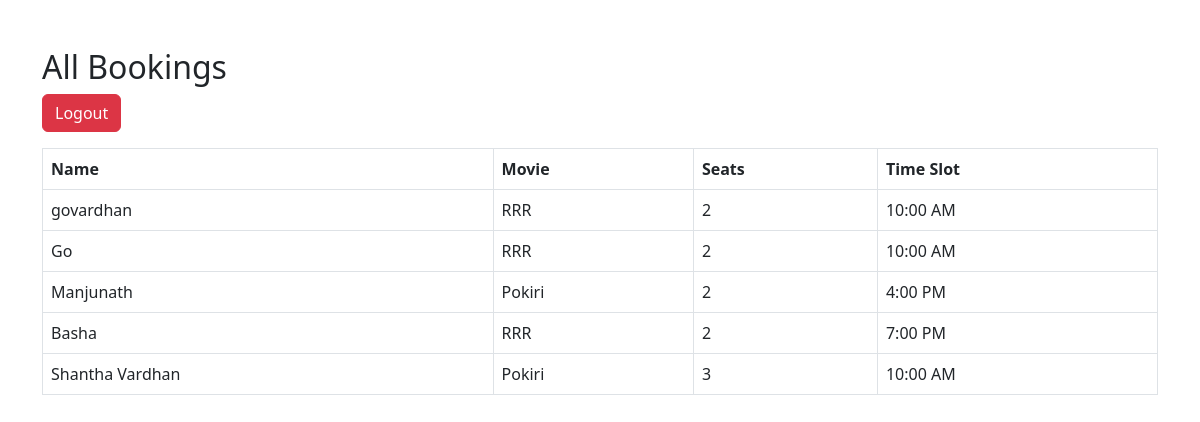
The page /view (signed in) on the database its author committed.
### tables this page shows
CREATE TABLE bookings (
        id INTEGER PRIMARY KEY AUTOINCREMENT,
        name TEXT,
        movie TEXT,
        seats INTEGER,
        timeslot TEXT
    );

### app.py (the view)
@app.route('/view')
def view():
    if not session.get('admin'):
        return redirect('/admin')
    conn = sqlite3.connect('movies.db')
    c = conn.cursor()
    c.execute("SELECT * FROM bookings")
    bookings = c.fetchall()
    conn.close()
    return render_template('view.html', bookings=bookings)

### templates/view.html (shortened to what this page needs)
<!DOCTYPE html>
<html>
<head>
  <link href="https://cdn.jsdelivr.net/npm/bootstrap@5.3.0/dist/css/bootstrap.min.css" rel="stylesheet">
</head>
<body>
<div class="container mt-5">
  <h2>All Bookings</h2>
  <a href="/logout" class="btn btn-danger mb-3">Logout</a>
  <table class="table table-bordered">
    <thead>
      <tr>
        <th>Name</th>
        <th>Movie</th>
        <th>Seats</th>
        <th>Time Slot</th>
      </tr>
    </thead>
    <tbody>
      {% for booking in bookings %}
      <tr>
        <td>{{ booking[1] }}</td>
        <td>{{ booking[2] }}</td>
        <td>{{ booking[3] }}</td>
        <td>{{ booking[4] }}</td>
      </tr>
      {% endfor %}
    </tbody>
  </table>
</div>
</body>
</html>

### rows shown on the page
bookings: name "govardhan", movie "RRR", seats "2", timeslot "10:00 AM"
bookings: name "Go", movie "RRR", seats "2", timeslot "10:00 AM"
bookings: name "Manjunath", movie "Pokiri", seats "2", timeslot "4:00 PM"
bookings: name "Basha", movie "RRR", seats "2", timeslot "7:00 PM"
bookings: name "Shantha Vardhan", movie "Pokiri", seats "3", timeslot "10:00 AM"
